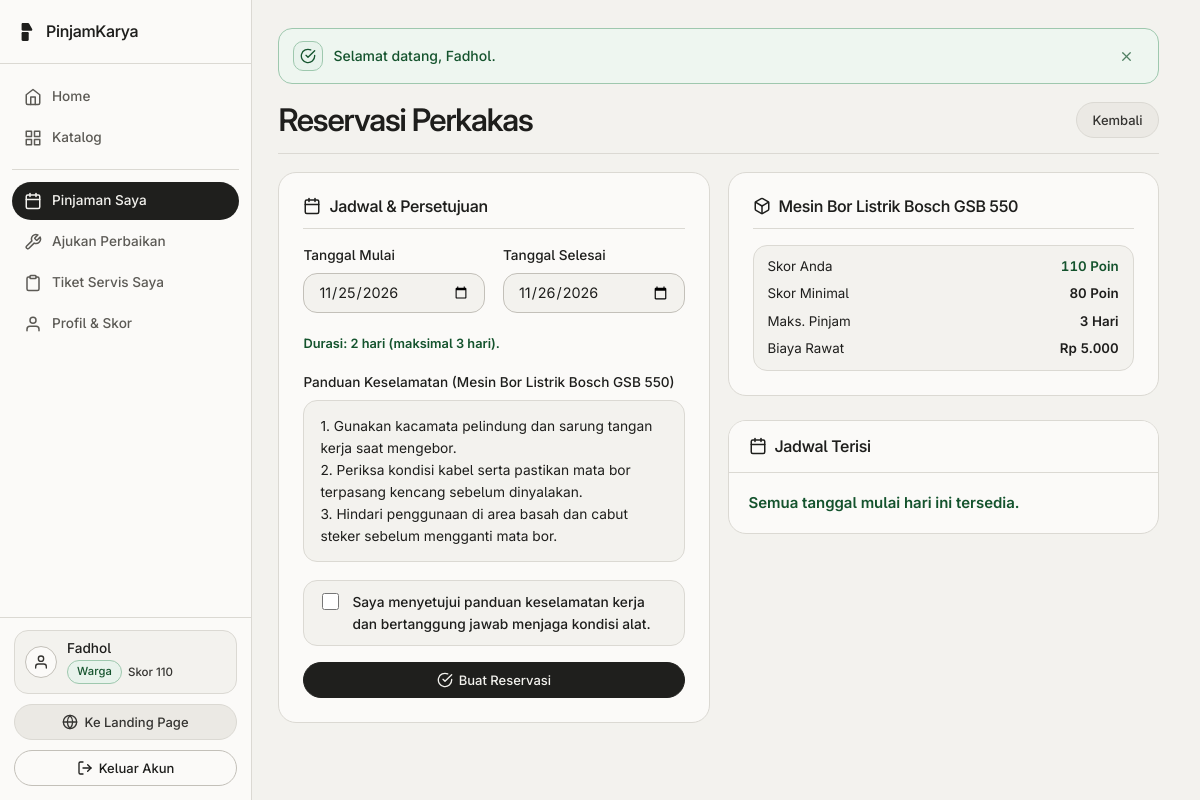
Screenshot of /reservasi/reservasi.php?id_alat=1 (signed in) with the database file from the repository.
### tables this page shows
CREATE TABLE users (
    id_user INT AUTO_INCREMENT PRIMARY KEY,
    nama VARCHAR(100) NOT NULL,
    email VARCHAR(100) NOT NULL UNIQUE,
    password VARCHAR(255) NOT NULL,
    no_hp VARCHAR(20) NOT NULL,
    alamat TEXT NOT NULL,
    role ENUM('admin', 'mitra', 'warga') NOT NULL DEFAULT 'warga',
    is_kontributor TINYINT(1) NOT NULL DEFAULT 0,
    is_teknisi TINYINT(1) NOT NULL DEFAULT 0,
    is_verified_teknisi TINYINT(1) NOT NULL DEFAULT 0,
    skor_kredibilitas INT NOT NULL DEFAULT 100,
    created_at TIMESTAMP DEFAULT CURRENT_TIMESTAMP
);

CREATE TABLE aset_alat (
    id_alat INT AUTO_INCREMENT PRIMARY KEY,
    id_kategori INT NOT NULL,
    id_pemilik INT NOT NULL,
    nama_alat VARCHAR(150) NOT NULL,
    deskripsi TEXT NOT NULL,
    panduan_keselamatan TEXT NULL DEFAULT NULL,
    foto_alat VARCHAR(255) NOT NULL DEFAULT 'default_alat.jpg',
    harga_beli_baru DECIMAL(12,2) NOT NULL DEFAULT 0.00,
    biaya_perawatan DECIMAL(12,2) NOT NULL DEFAULT 0.00,
    max_hari_pinjam INT NOT NULL DEFAULT 3,
    min_skor INT NOT NULL DEFAULT 50,
    status_alat ENUM('Menunggu Verifikasi', 'Tersedia', 'Dipinjam', 'Perawatan') NOT NULL DEFAULT 'Menunggu Verifikasi',
    created_at TIMESTAMP DEFAULT CURRENT_TIMESTAMP,
    CONSTRAINT fk_alat_kategori FOREIGN KEY (id_kategori) REFERENCES kategori_alat(id_kategori) ON DELETE RESTRICT,
    CONSTRAINT fk_alat_pemilik FOREIGN KEY (id_pemilik) REFERENCES users(id_user) ON DELETE CASCADE
);

### reservasi/reservasi.php (the view, shortened to what this page needs)
<?php
require_once dirname(__DIR__) . '/config/app.php';
refresh_user_session($conn);
$warga      = $_SESSION['user'];
$skor_warga = (int)$warga['skor_kredibilitas'];
$id_alat = (int)($_GET['id_alat'] ?? ($_POST['id_alat'] ?? 0));
$alat = pk_stmt_one(
    $conn,
    "SELECT a.*, k.nama_kategori,
            a.panduan_keselamatan AS panduan_alat,
            k.panduan_keselamatan AS panduan_kategori
     FROM aset_alat a
     JOIN kategori_alat k ON a.id_kategori = k.id_kategori
     WHERE a.id_alat = ? LIMIT 1",
    'i',
    [$id_alat]
);
$panduan_info = pk_get_panduan_keselamatan($alat);
$min_skor     = (int)$alat['min_skor'];
$max_hari     = (int)$alat['max_hari_pinjam'];
$skor_cukup   = ($skor_warga >= $min_skor);
$jadwal_terisi = pk_stmt_all(
    $conn,
    "SELECT kode_booking, tgl_mulai, tgl_selesai, status_peminjaman
     FROM peminjaman
     WHERE id_alat = ? AND status_peminjaman IN ('Dipesan', 'Dipinjam') AND tgl_selesai >= CURDATE()
     ORDER BY tgl_mulai ASC",
    'i',
    [$id_alat]
);
$default_mulai   = $_POST['tgl_mulai'] ?? ($_GET['tgl_mulai'] ?? date('Y-m-d'));
$default_selesai = $_POST['tgl_selesai'] ?? ($_GET['tgl_selesai'] ?? date('Y-m-d', strtotime('+1 day')));
require_once ROOT_PATH . '/includes/header.php';
?>
<div class="pk-page-header">
    <h1>Reservasi Perkakas</h1>
    <a href="<?= BASE_URL ?>/katalog/detail_alat.php?id=<?= (int)$alat['id_alat'] ?>" class="btn btn-muted">Kembali</a>
</div>
<div class="pk-grid pk-grid--2">
    <section class="pk-card" aria-labelledby="form-res-heading">
        <div class="pk-card-header">
            <h2 id="form-res-heading" class="pk-card-title">
                <?= svg_icon('calendar', 18) ?>
                <span>Jadwal &amp; Persetujuan</span>
            </h2>
        </div>
        <form method="post" action="<?= BASE_URL ?>/reservasi/reservasi.php?id_alat=<?= (int)$alat['id_alat'] ?>">
            <div class="pk-grid pk-grid--2">
                <div class="form-group">
                    <label for="tgl_mulai" class="form-label">Tanggal Mulai</label>
                    <input type="date" id="tgl_mulai" name="tgl_mulai" class="form-control" min="<?= date('Y-m-d') ?>" value="<?= e($default_mulai) ?>" required <?= !$skor_cukup ? 'disabled' : '' ?>>
                </div>
                <div class="form-group">
                    <label for="tgl_selesai" class="form-label">Tanggal Selesai</label>
                    <input type="date" id="tgl_selesai" name="tgl_selesai" class="form-control" min="<?= date('Y-m-d') ?>" value="<?= e($default_selesai) ?>" required <?= !$skor_cukup ? 'disabled' : '' ?>>
                </div>
            </div>
            <div class="mb-3">
                <span id="durasiInfoBox" class="form-help fw-bold" data-max-hari="<?= (int)$max_hari ?>">
                </span>
            </div>
            <div class="form-group">
                <label class="form-label">Panduan Keselamatan (<?= e($panduan_info['is_khusus'] ? $alat['nama_alat'] : $alat['nama_kategori']) ?>)</label>
                <div class="pk-guideline-box mb-3"><?= e($panduan_info['teks']) ?></div>
                <div class="form-check">
                    <input type="checkbox" id="setuju_panduan" name="setuju_panduan" value="1" class="form-check-input" required <?= !$skor_cukup ? 'disabled' : '' ?>>
                    <label for="setuju_panduan" class="form-check-label">
                        Saya menyetujui panduan keselamatan kerja dan bertanggung jawab menjaga kondisi alat.
                    </label>
                </div>
            </div>
            <button type="submit" class="btn btn-primary w-100" <?= !$skor_cukup ? 'disabled aria-disabled="true"' : '' ?>>
                <?= svg_icon('check-circle', 16) ?>
                <span><?= $skor_cukup ? 'Buat Reservasi' : 'Skor Tidak Cukup' ?></span>
            </button>
        </form>
    </section>
    <div>
        <section class="pk-card" aria-labelledby="ringkasan-alat-heading">
            <div class="pk-card-header">
                <h2 id="ringkasan-alat-heading" class="pk-card-title">
                    <?= svg_icon('box', 18) ?>
                    <span><?= e($alat['nama_alat']) ?></span>
                </h2>
            </div>
            <ul class="pk-tool-meta mb-0">
                <li>
                    <span>Skor Anda</span>
                    <strong class="<?= $skor_cukup ? 'text-secondary' : 'text-danger' ?>"><?= $skor_warga ?> Poin</strong>
                </li>
                <li>
                    <span>Skor Minimal</span>
                    <strong><?= $min_skor ?> Poin</strong>
                </li>
                <li>
                    <span>Maks. Pinjam</span>
                    <strong><?= $max_hari ?> Hari</strong>
                </li>
                <li>
                    <span>Biaya Rawat</span>
                    <strong><?= (float)$alat['biaya_perawatan'] <= 0 ? 'Gratis' : rupiah($alat['biaya_perawatan']) ?></strong>
                </li>
            </ul>
        </section>
        <section class="pk-table-card" aria-labelledby="kalender-terisi-heading">
            <div class="pk-table-card-head">
                <h2 id="kalender-terisi-heading" class="pk-card-title">
                    <?= svg_icon('calendar', 18) ?>
                    <span>Jadwal Terisi</span>
                </h2>
            </div>
            <?php if (count($jadwal_terisi) === 0): ?>
                <div class="text-secondary fw-bold" style="padding:18px 20px;">Semua tanggal mulai hari ini tersedia.</div>
            <?php endif; ?>
        </section>
    </div>
</div>
<?php require_once ROOT_PATH . '/includes/footer.php'; ?>

### includes/sidebar.php (shortened to what this page needs)
<?php
$script_path = $_SERVER['SCRIPT_NAME'] ?? '';
$user = $_SESSION['user'] ?? null;
$role = $user['role'] ?? 'public';
function is_nav_active(string $needle, string $current): string {
    return strpos($current, $needle) !== false ? 'active' : '';
}
?>
<aside class="pk-sidebar" id="pkSidebar" aria-label="Navigasi Utama">
    <div class="pk-sidebar-header">
        <a href="<?= BASE_URL . ($user ? '/dashboard.php' : '/index.php') ?>" class="pk-brand pk-sidebar-brand" aria-label="PinjamKarya, beranda">
            <span class="pk-brand-icon"><?= brand_logo('light', 18) ?></span>
            <span>PinjamKarya</span>
        </a>
    </div>
    <nav class="pk-sidebar-nav" aria-label="Menu PinjamKarya">
        <div class="pk-nav-group">
            <ul class="pk-nav-list">
                <li>
                    <a href="<?= BASE_URL . ($user ? '/dashboard.php' : '/index.php') ?>" class="pk-nav-link <?= is_nav_active('/dashboard.php', $script_path) ?>">
                        <?= svg_icon('home', 18) ?>
                        <span>Home</span>
                    </a>
                </li>
                <li>
                    <a href="<?= BASE_URL ?>/katalog/index.php" class="pk-nav-link <?= is_nav_active('/katalog/', $script_path) ?>">
                        <?= svg_icon('grid', 18) ?>
                        <span>Katalog</span>
                    </a>
                </li>
            </ul>
        </div>
        <?php if ($role === 'warga'): ?>
        <div class="pk-nav-group">
            <ul class="pk-nav-list">
                <li>
                    <a href="<?= BASE_URL ?>/reservasi/riwayat_pinjam.php" class="pk-nav-link <?= is_nav_active('/reservasi/', $script_path) ?>">
                        <?= svg_icon('calendar', 18) ?>
                        <span>Pinjaman Saya</span>
                    </a>
                </li>
                <li>
                    <a href="<?= BASE_URL ?>/perbaikan/buat_tiket.php" class="pk-nav-link <?= is_nav_active('/perbaikan/buat_tiket.php', $script_path) ?>">
                        <?= svg_icon('wrench', 18) ?>
                        <span>Ajukan Perbaikan</span>
                    </a>
                </li>
                <li>
                    <a href="<?= BASE_URL ?>/perbaikan/tiket_saya.php" class="pk-nav-link <?= is_nav_active('/perbaikan/tiket_saya.php', $script_path) ?>">
                        <?= svg_icon('clipboard', 18) ?>
                        <span>Tiket Servis Saya</span>
                    </a>
                </li>
                <li>
                    <a href="<?= BASE_URL ?>/auth/profil.php" class="pk-nav-link <?= is_nav_active('/auth/profil.php', $script_path) ?>">
                        <?= svg_icon('user', 18) ?>
                        <span>Profil &amp; Skor</span>
                    </a>
                </li>
            </ul>
        </div>
        <?php endif; ?>
    </nav>
    <?php if ($user): ?>
        <div class="pk-sidebar-footer">
            <a href="<?= BASE_URL ?>/auth/profil.php" class="pk-sidebar-account" title="<?= e($user['nama']) ?> (Profil)">
                <div class="pk-sidebar-account-avatar" aria-hidden="true">
                    <?= svg_icon('user', 16) ?>
                </div>
                <div class="pk-sidebar-account-main">
                    <strong><?= e(format_nama_pengguna((string)$user['nama'])) ?></strong>
                    <div class="pk-sidebar-account-meta">
                        <?= render_role_badge($user) ?>
                        <?php if ($role === 'warga'): ?>
                            <span class="pk-sidebar-score">Skor <?= (int)$user['skor_kredibilitas'] ?></span>
                        <?php endif; ?>
                    </div>
                </div>
            </a>
            <a href="<?= BASE_URL ?>/index.php" class="btn btn-muted pk-sidebar-landing w-100">
                <?= svg_icon('globe', 16) ?>
                <span>Ke Landing Page</span>
            </a>
            <a href="<?= BASE_URL ?>/auth/logout.php" class="btn btn-outline pk-sidebar-logout w-100">
                <?= svg_icon('log-out', 16) ?>
                <span>Keluar Akun</span>
            </a>
        </div>
    <?php endif; ?>
</aside>

### rows the page displays
users: nama "Fadhol", skor_kredibilitas "110"
aset_alat: nama_alat "Mesin Bor Listrik Bosch GSB 550", panduan_keselamatan "1. Gunakan kacamata pelindung dan sarung tangan kerja saat mengebor. 2. Periksa kondisi kabel serta pastikan mata bor terpasang kencang sebelum dinyalakan. 3. Hindari penggunaan di area basah dan cabut steker sebelum mengganti mata bor.", min_skor "80", max_hari_pinjam "3", biaya_perawatan "Rp 5.000"

### other values shown
user_role_label($user) "Warga"
$message "Selamat datang, Fadhol."
